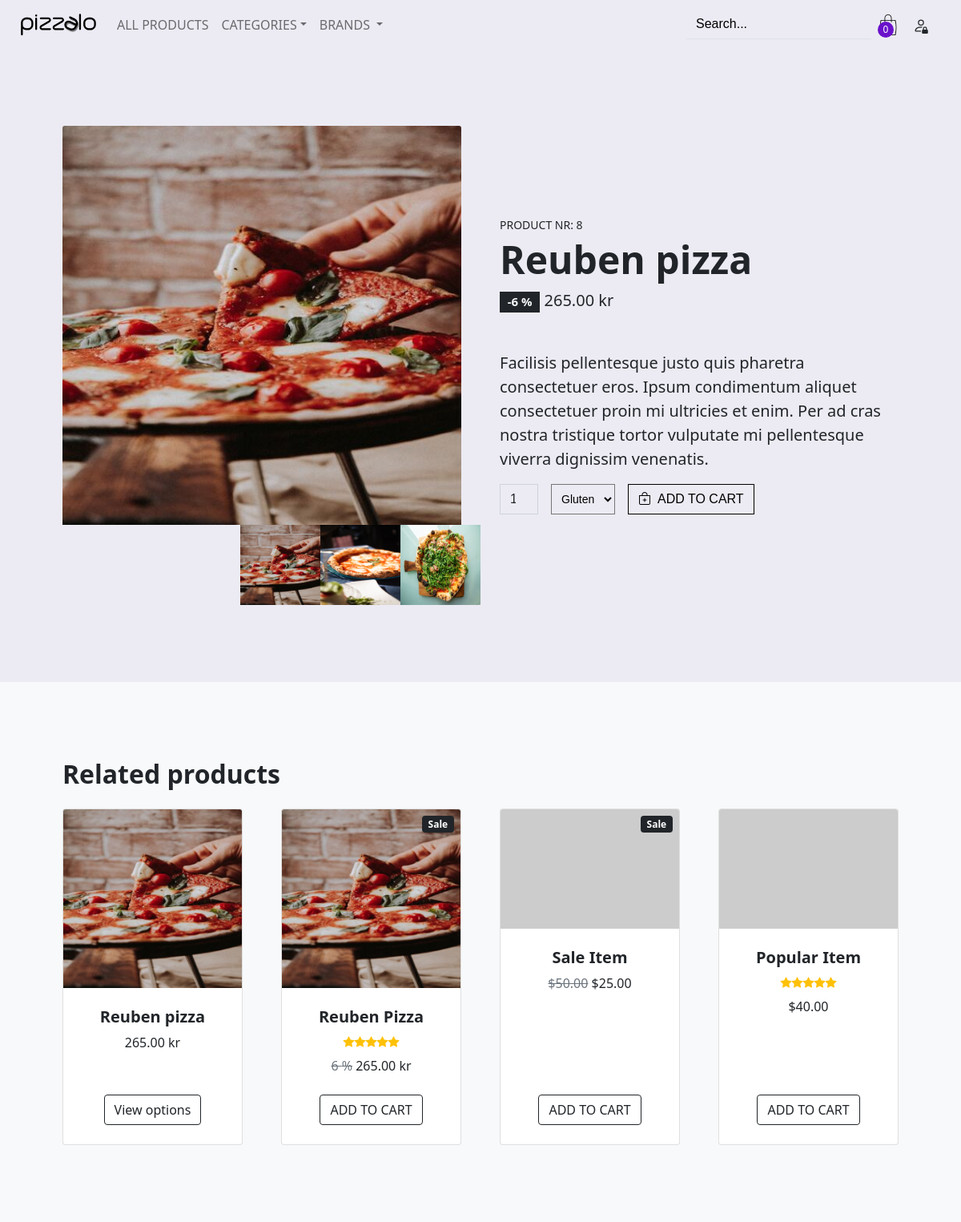
The page /product/8 on the database its author committed.
### shop/products/models.py (models this page shows, shortened)
class Addproduct(db.Model):
    __seachbale__ = ['name', 'desc']
    id = db.Column(db.Integer, primary_key = True)
    name = db.Column(db.String(80), nullable = False)
    price = db.Column(db.Numeric(10, 2), nullable = False)
    discount = db.Column(db.Integer, default = 0)
    stock = db.Column(db.Integer, nullable = False)
    colors = db.Column(db.Text, nullable = False)
    desc = db.Column(db.Text, nullable = False)
    pub_date = db.Column(db.DateTime, nullable = False, default = datetime.utcnow)
    brand_id = db.Column(db.Integer, db.ForeignKey('brand.id'), nullable = False)
    brand = db.relationship('Brand', backref = db.backref('brands', lazy = True))
    category_id = db.Column(db.Integer, db.ForeignKey('category.id'), nullable = False)
    category = db.relationship('Category', backref = db.backref('categories', lazy = True))
    image_1 = db.Column(db.String(150), nullable = False, default = 'image1.jpg')
    image_2 = db.Column(db.String(150), nullable = False, default = 'image2.jpg')
    image_3 = db.Column(db.String(150), nullable = False, default = 'image3.jpg')

### shop/products/routes.py (the view)
@app.route('/product/<int:id>')
def single_page(id):
    product = Addproduct.query.get_or_404(id)
    return render_template('products/single_page.html',product=product,brands=brands(), categories=categories())

### shop/products/routes.py (called while the page is built)
def brands():
    brands = Brand.query.join(Addproduct, (Brand.id == Addproduct.brand_id)).all()
    return brands

def categories():
        categories = Category.query.join(Addproduct,(Category.id == Addproduct.category_id)).all()
        return categories

### shop/templates/products/single_page.html (shortened to what this page needs)
{% extends 'layout.html' %} {% block content %} {% include 'navbar.html' %}
<section class="py-5">
  <div class="container px-4 px-lg-5 my-5">
    <div class="row gx-4 gx-lg-5 align-items-center">
      <div class="col-md-6" id="b_image">
        <img class="card-img-top mb-5 mb-md-0" src="{{url_for('static',filename='images/'+ product.image_1)}}"
          alt="{{product.name}}" />
        <div class="container">
          <div class="row justify-content-md-center">
            <div class="col col-lg-2 d-inline-flex" id="s_image">
              <img src="{{url_for('static',filename='images/'+ product.image_1)}}" alt="{{product.name}}" width="100"
                height="100" />
              <img src="{{url_for('static',filename='images/'+ product.image_2)}}" alt="{{product.name}}" width="100"
                height="100" class="ml-5" />
              <img src="{{url_for('static',filename='images/'+ product.image_3)}}" alt="{{product.name}}" width="100"
                height="100" class="ml-5" />
            </div>
          </div>
        </div>
      </div>
      <div class="col-md-6">
        <div class="small mb-1">PRODUCT NR: {{product.id}}</div>
        <h1 class="display-5 fw-bolder">{{product.name |capitalize}}</h1>
        <div class="fs-5 mb-5">
          <div class="badge bg-dark text-light rounded-0">-{{product.discount}} %</div>
          <span>{{ product.price }} kr</span>
        </div>
        <p class="lead">{{product.desc}}</p>
        <form action="{{url_for('AddCart')}}" method="post">
          <div class="d-flex">
            <input class="form-control text-dark text-center me-3 rounded-0" type="number" name="quantity" value="1" min="1"
              max="{{product.stock}}" style="max-width: 3rem" />
            {%set colors = product.colors.split(",") %}
            <select class="form-control-sm me-3 rounded-0 bg-transparent"  name="colors" id="colors">
              {% for color in colors %} {% set col = color.split(':') %}
              <option value="{{col[0]}}">{{col[0] | capitalize }}</option>
              {% endfor %}
            </select>
            <button type="submit" class="btn btn-change flex-shrink-0 rounded-0">
              <i class="bi bi-bag-plus"></i>&nbsp;
              ADD TO CART
            </button>
          </div>
        </form>
      </div>
    </div>
  </div>
</section>
<section class="py-5 bg-light">
  <div class="container px-4 px-lg-5 mt-5">
    <h2 class="fw-bolder mb-4">Related products</h2>
    <div class="row gx-4 gx-lg-5 row-cols-2 row-cols-md-3 row-cols-xl-4 justify-content-center">
      <div class="col mb-5">
        <div class="card h-100">
          <img class="card-img-top" src="{{url_for('static' ,filename='images/' + product.image_1)}}"
          alt="{{product.name}}" />
          <div class="card-body p-4">
            <div class="text-center">
              <h5 class="fw-bolder">{{product.name |capitalize}}</h5>
              {{ product.price }} kr
            </div>
          </div>
          <div class="card-footer p-4 pt-0 border-top-0 bg-transparent">
            <div class="text-center">
              <a class="btn btn-outline-dark mt-auto" href="#">View options</a>
            </div>
          </div>
        </div>
      </div>
      <div class="col mb-5">
        <div class="card h-100">
          <div class="badge bg-dark text-white position-absolute" style="top: 0.5rem; right: 0.5rem">
            Sale
          </div>
          <img class="card-img-top" src="{{url_for('static' ,filename='images/' + product.image_1)}}"
            alt="{{product.name}}" />
          <div class="card-body p-4">
            <div class="text-center">
              <h5 class="fw-bolder">{{product.name}}</h5>
              <div class="d-flex justify-content-center small text-warning mb-2">
                <div class="bi-star-fill"></div>
                <div class="bi-star-fill"></div>
                <div class="bi-star-fill"></div>
                <div class="bi-star-fill"></div>
                <div class="bi-star-fill"></div>
              </div>
              <span class="text-muted text-decoration-line-through">{{ product.discount }} %</span>
              {{ product.price }} kr
            </div>
          </div>
          <div class="card-footer p-4 pt-0 border-top-0 bg-transparent">
            <div class="text-center">
              <a class="btn btn-outline-dark mt-auto" href="#">ADD TO CART</a>
            </div>
          </div>
        </div>
      </div>
      <div class="col mb-5">
        <div class="card h-100">
          <div class="badge bg-dark text-white position-absolute" style="top: 0.5rem; right: 0.5rem">
            Sale
          </div>
          <img class="card-img-top" src="https://dummyimage.com/450x300/dee2e6/6c757d.jpg" alt="..." />
          <div class="card-body p-4">
            <div class="text-center">
              <h5 class="fw-bolder">Sale Item</h5>
              <span class="text-muted text-decoration-line-through">$50.00</span>
              $25.00
            </div>
          </div>
          <div class="card-footer p-4 pt-0 border-top-0 bg-transparent">
            <div class="text-center">
              <a class="btn btn-outline-dark mt-auto" href="#">ADD TO CART</a>
            </div>
          </div>
        </div>
      </div>
      <div class="col mb-5">
        <div class="card h-100">
          <img class="card-img-top" src="https://dummyimage.com/450x300/dee2e6/6c757d.jpg" alt="..." />
          <div class="card-body p-4">
            <div class="text-center">
              <h5 class="fw-bolder">Popular Item</h5>
              <div class="d-flex justify-content-center small text-warning mb-2">
                <div class="bi-star-fill"></div>
                <div class="bi-star-fill"></div>
                <div class="bi-star-fill"></div>
                <div class="bi-star-fill"></div>
                <div class="bi-star-fill"></div>
              </div>
              $40.00
            </div>
          </div>
          <div class="card-footer p-4 pt-0 border-top-0 bg-transparent">
            <div class="text-center">
              <a class="btn btn-outline-dark mt-auto" href="#">ADD TO CART</a>
            </div>
          </div>
        </div>
      </div>
    </div>
  </div>
</section>
{% endblock content%}

### shop/static/css/main.css (style rules this page uses)
body { font-family: 'Khand', sans-serif; }
form { font-family:Arial, Helvetica, sans-serif; font-weight: 100!important; }
body { background-color: #ecebf3 !important; }
.btn-change { color: #000000 !important; border-color: #000000!important; -webkit-transition: all 0.5s ease-in-out; }
.form-control { background-color: transparent !important; color: rgb(219, 219, 219) !important; }

### rows shown on the page
Addproduct: image_1 (picture), image_2 (picture), image_3 (picture), id "8", name "Reuben pizza", discount "6", price "265.00", desc "Facilisis pellentesque justo quis pharetra consectetuer eros. Ipsum condimentum aliquet consectetuer proin mi ultricies et enim. Per ad cras nostra tristique tortor vulputate mi pellentesque viverra dignissim venenatis.", name "Reuben Pizza"

### other values the page prints
{{ session['Shoppingcart']|length }} "0"
form field colors "Gluten"
